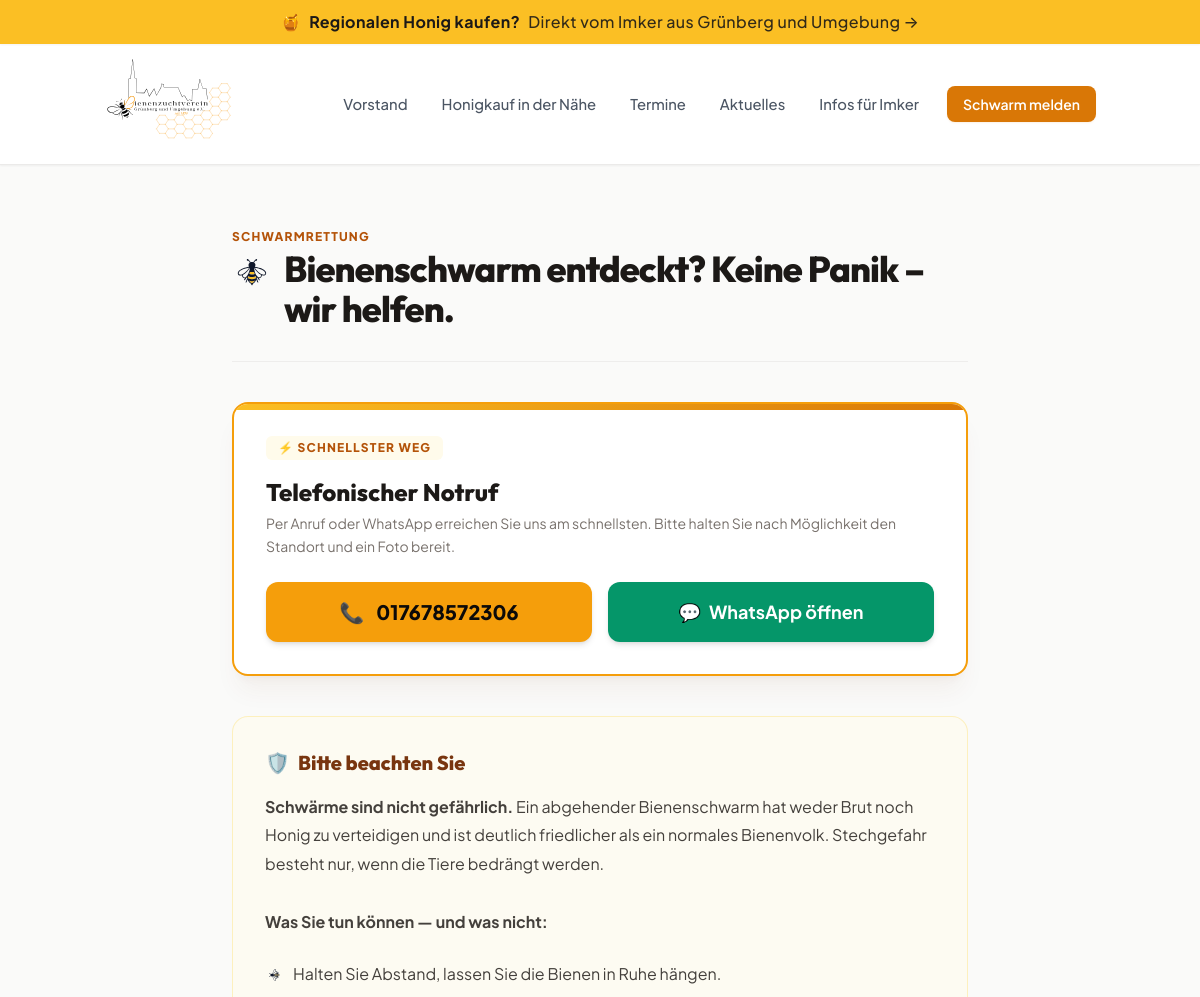
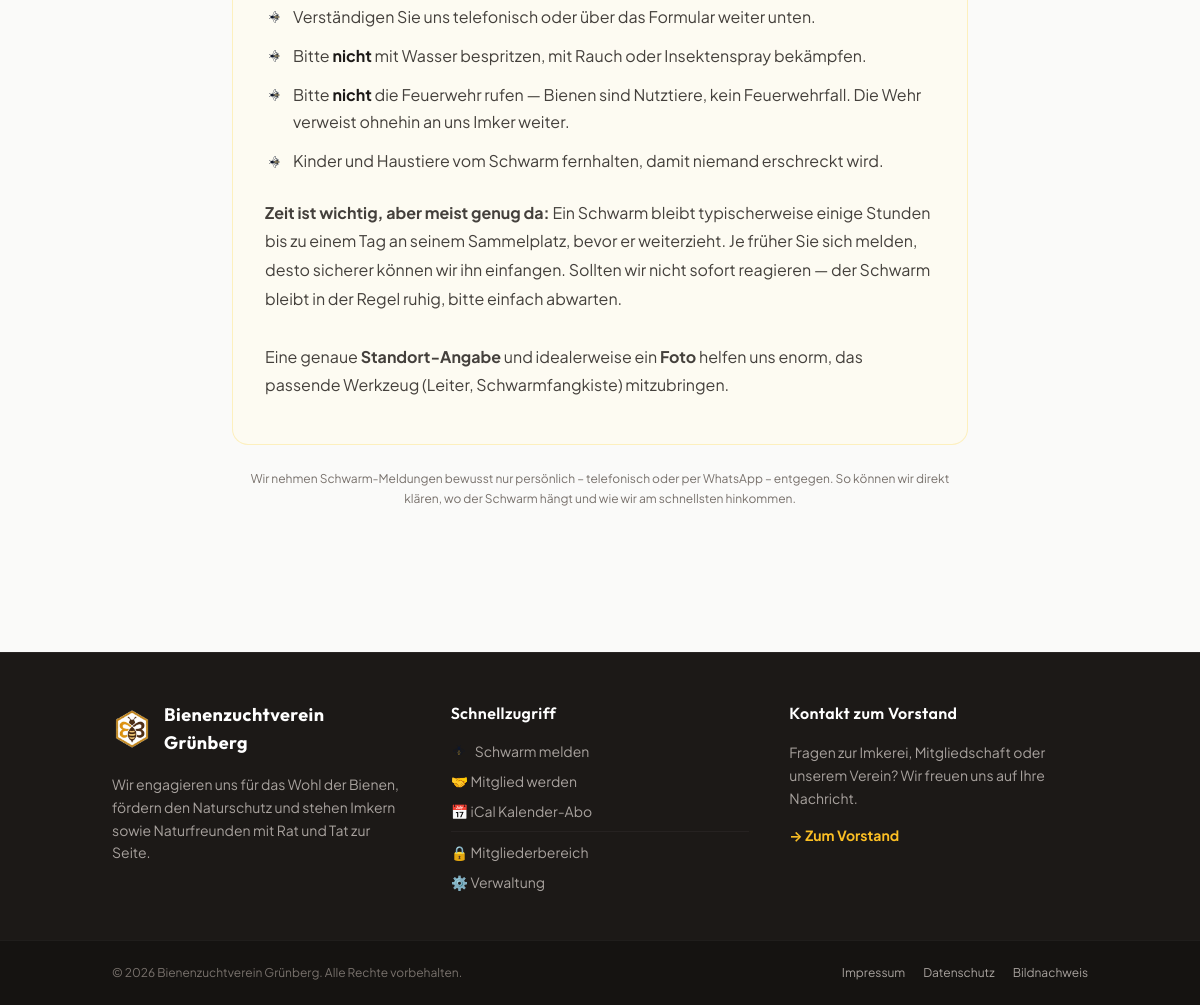
The page /schwarm.php on the database its author committed (2 pictures, top to bottom).
### tables this page shows
CREATE TABLE page_blocks (
    slug          VARCHAR(100) NOT NULL,
    title         VARCHAR(255) DEFAULT NULL,
    body          MEDIUMTEXT,
    updated_at    DATETIME NOT NULL DEFAULT CURRENT_TIMESTAMP ON UPDATE CURRENT_TIMESTAMP,
    updated_by    INT UNSIGNED DEFAULT NULL,
    PRIMARY KEY (slug)
);

### library/Helpers.php (called while the page is built, shortened)
<?php
function h(?string $s): string
{
    return htmlspecialchars((string)$s, ENT_QUOTES | ENT_SUBSTITUTE, 'UTF-8');
}
function clean_html(?string $html): string
{
    $allowed = '<p><br><strong><em><b><i><u><ul><ol><li><a><h1><h2><h3><h4><blockquote><div><del><pre><code>';
    $clean = strip_tags($html, $allowed);
    $clean = preg_replace_callback('/<a\s+([^>]*)>/i', static function ($m) {
        $attrs = $m[1];
        $href  = '';
        if (preg_match('/href\s*=\s*"([^"]*)"/i', $attrs, $hm)) $href = $hm[1];
        elseif (preg_match("/href\s*=\s*'([^']*)'/i", $attrs, $hm)) $href = $hm[1];
        if (!preg_match('#^(https?:|mailto:|tel:|/)#i', $href)) {
            return '';
        }
        $title  = '';
        if (preg_match('/title\s*=\s*"([^"]*)"/i', $attrs, $tm)) $title = $tm[1];
        $target = (preg_match('/target\s*=\s*"_blank"/i', $attrs)) ? ' target="_blank" rel="noopener noreferrer"' : '';
        return '<a href="' . h($href) . '"' . ($title ? ' title="' . h($title) . '"' : '') . $target . '>';
    }, $clean) ?? '';
    return $clean;
}
function nav_active(string $path, string $current): string
{
    return ($path === $current) ? ' aria-current="page" class="font-semibold text-amber-700"' : '';
}
function webcal_url(string $path = '/termine.ics'): string
{
    $host = $_SERVER['HTTP_HOST'] ?? 'bienenzuchtverein-gruenberg.de';
    return 'webcal://' . $host . $path;
}
function block(string $slug, string $default = ''): string
{
    static $cache = [];
    if (!array_key_exists($slug, $cache)) {
        try {
            $stmt = Database::pdo()->prepare("SELECT body FROM page_blocks WHERE slug = ?");
            $stmt->execute([$slug]);
            $cache[$slug] = $stmt->fetchColumn();
        } catch (Throwable $e) {
            $cache[$slug] = false;
        }
    }
    return $cache[$slug] !== false ? (string)$cache[$slug] : $default;
}
function block_html(string $slug, string $default = ''): string
{
    return clean_html(block($slug, $default));
}
function tel_to_e164(string $tel, string $defaultCountryCode = '49'): string
{
    $t = preg_replace('/[^0-9+]/', '', $tel) ?? '';
    if (str_starts_with($t, '0'))  return '+' . $defaultCountryCode . substr($t, 1);
    return '+' . $t;
}
function lib_autoload(string $class): void
{
    $file = __DIR__ . '/' . $class . '.php';
}

### library/Database.php (called while the page is built, shortened)
<?php
final class Database
{
    private static ?PDO $pdo = null;
    public static function pdo(): PDO
    {
        if (self::$pdo !== null) {
            return self::$pdo;
        }
        if (defined('DB_SOCKET') && DB_SOCKET) {
            $dsn = sprintf('mysql:unix_socket=%s;dbname=%s;charset=utf8mb4', DB_SOCKET, DB_NAME);
        } else {
            $dsn = sprintf('mysql:host=%s;port=%d;dbname=%s;charset=utf8mb4',
                DB_HOST, DB_PORT, DB_NAME);
        }
        self::$pdo = new PDO($dsn, DB_USER, DB_PASS, [
            PDO::ATTR_ERRMODE            => PDO::ERRMODE_EXCEPTION,
            PDO::ATTR_DEFAULT_FETCH_MODE => PDO::FETCH_ASSOC,
            PDO::ATTR_EMULATE_PREPARES   => false,
            (defined('Pdo\Mysql::ATTR_INIT_COMMAND') ? \Pdo\Mysql::ATTR_INIT_COMMAND : PDO::MYSQL_ATTR_INIT_COMMAND)
                => 'SET NAMES utf8mb4 COLLATE utf8mb4_unicode_ci',
        ]);
        return self::$pdo;
    }
}

### public/schwarm.php (the view, shortened to what this page needs)
<?php
Templates::header('Schwarm melden', '/schwarm.php');
?>
<section class="max-w-3xl mx-auto px-4 py-12 md:py-16">
  <div class="border-b border-stone-200/60 pb-6 mb-10">
    <div class="text-xs uppercase tracking-widest text-honey-700 font-extrabold mb-1" data-edit-resource="page_blocks" data-edit-id="schwarm.eyebrow">
      <?= h(block('schwarm.eyebrow', 'Schwarmrettung')) ?>
    </div>
    <h1 class="text-3xl md:text-4xl font-display font-extrabold text-stone-900 tracking-tight flex items-start gap-3" data-edit-resource="page_blocks" data-edit-id="schwarm.title">
      <img src="/assets/bee.svg" alt="" class="w-8 h-8 md:w-10 md:h-10 mt-1 shrink-0">
      <span><?= h(block('schwarm.title', 'Bienenschwarm entdeckt? Keine Panik – wir helfen.')) ?></span>
    </h1>
  </div>
  <div class="bg-white border-2 border-amber-500 rounded-2xl shadow-xl shadow-honey-900/5 p-6 md:p-8 relative overflow-hidden mb-10">
    <div class="absolute top-0 inset-x-0 h-1.5 bg-gradient-to-r from-amber-400 to-amber-600"></div>
    <div class="flex items-center gap-2 text-xs uppercase tracking-widest text-honey-700 font-extrabold bg-amber-50 px-3 py-1 rounded-md w-fit" data-edit-resource="page_blocks" data-edit-id="schwarm.kontakt.eyebrow">
      <?= h(block('schwarm.kontakt.eyebrow', '⚡ Schnellster Weg')) ?>
    </div>
    <h2 class="text-xl md:text-2xl font-display font-extrabold text-stone-900 mt-4" data-edit-resource="page_blocks" data-edit-id="schwarm.kontakt.title">
      <?= h(block('schwarm.kontakt.title', 'Telefonischer Notruf')) ?>
    </h2>
    <p class="text-stone-500 text-sm mt-1 leading-relaxed" data-edit-resource="page_blocks" data-edit-id="schwarm.kontakt.body">
      <?= h(block('schwarm.kontakt.body', 'Per Anruf oder WhatsApp erreichen Sie uns am schnellsten. Bitte halten Sie nach Möglichkeit den Standort und ein Foto bereit.')) ?>
    </p>
    <?php
      $sTel  = block('contact.schwarm.tel', SCHWARM_TEL);
      $sE164 = tel_to_e164($sTel);
    ?>
    <div class="mt-6 flex flex-col sm:flex-row gap-4 items-stretch sm:items-center">
      <a href="tel:<?= h($sE164) ?>"
         class="flex-1 flex items-center justify-center gap-3 bg-amber-500 hover:bg-amber-600 text-stone-950 font-extrabold py-4 px-6 rounded-xl text-xl shadow-md transition-all active:scale-98">
        <span>📞</span> <?= h($sTel) ?>
      </a>
      <a href="https://wa.me/<?= h(ltrim($sE164, '+')) ?>"
         target="_blank" rel="noopener"
         class="flex-1 flex items-center justify-center gap-2 bg-emerald-600 hover:bg-emerald-700 text-white font-bold py-4 px-6 rounded-xl text-lg shadow-md transition-all active:scale-98">
        <span>💬</span> WhatsApp öffnen
      </a>
    </div>
  </div>
  <div class="bg-amber-50/50 border border-amber-200/50 rounded-2xl p-6 md:p-8 mb-6">
    <h2 class="text-xl font-display font-extrabold text-honey-900 flex items-center gap-2" data-edit-resource="page_blocks" data-edit-id="schwarm.calm.title">
      <span>🛡️</span> <?= h(block('schwarm.calm.title', 'Bitte beachten Sie')) ?>
    </h2>
    <div class="prose-bzv mt-4 text-sm md:text-base [&>p]:my-3" data-edit-resource="page_blocks" data-edit-id="schwarm.calm.body">
      <?= block_html('schwarm.calm.body', '') ?>
    </div>
  </div>
  <p class="text-xs text-stone-500 text-center leading-relaxed" data-edit-resource="page_blocks" data-edit-id="schwarm.no_form_note">
    <?= h(block('schwarm.no_form_note',
        'Wir nehmen Schwarm-Meldungen bewusst nur persönlich – telefonisch oder per WhatsApp – entgegen. So können wir direkt klären, wo der Schwarm hängt und wie wir am schnellsten hinkommen.')) ?>
  </p>
</section>
<?php Templates::footer(); ?>

### library/Templates.php (shortened to what this page needs)
<?php
final class Templates
{
    public static function header(string $pageTitle = '', string $currentPath = '/'): void
    {
        ?>
<!DOCTYPE html>
<html lang="de" class="scroll-smooth">
<head>
    <script src="https://cdn.tailwindcss.com"></script>
</head>
<body class="min-h-screen bg-stone-50 text-stone-900 font-sans flex flex-col antialiased">
<a href="/imker.php" class="relative block bg-gradient-to-r from-amber-400 via-honey-400 to-amber-400 text-stone-900 text-center py-2.5 px-4 font-bold tracking-wide shadow-sm hover:brightness-105 transition duration-150 z-50">
  <div class="max-w-5xl mx-auto flex items-center justify-center gap-2 text-sm sm:text-base">
    <span class="text-base">🍯</span>
    <span data-edit-resource="page_blocks" data-edit-id="banner.honig.text">
      <?= h(block('banner.honig.text', 'Regionalen Honig kaufen?')) ?>
    </span>
    <span class="hidden sm:inline font-medium text-stone-900/90" data-edit-resource="page_blocks" data-edit-id="banner.honig.suffix">
      <?= h(block('banner.honig.suffix', 'Direkt vom Imker aus Grünberg und Umgebung →')) ?>
    </span>
  </div>
</a>
<header class="sticky top-0 bg-white/90 backdrop-blur-md border-b border-stone-200/80 shadow-sm z-40 transition-all duration-300">
  <div class="max-w-5xl mx-auto px-4 py-3 flex items-center justify-between">
    <a href="/" class="flex items-center group" aria-label="Zur Startseite">
      <img src="/assets/logo.svg" alt="<?= h(SITE_NAME) ?>"
           class="h-20 md:h-24 w-auto group-hover:scale-[1.02] transition-transform duration-200"
           width="1836" height="1336">
    </a>
    <nav class="hidden md:flex items-center gap-1.5">
      <a href="/vorstand.php"<?= nav_active('/vorstand.php', $currentPath) ?>>Vorstand</a>
      <a href="/imker.php"<?= nav_active('/imker.php', $currentPath) ?>>Honigkauf in der Nähe</a>
      <a href="/termine.php"<?= nav_active('/termine.php', $currentPath) ?>>Termine</a>
      <a href="/aktuelles.php"<?= nav_active('/aktuelles.php', $currentPath) ?>>Aktuelles</a>
      <a href="/infos.php"<?= nav_active('/infos.php', $currentPath) ?>>Infos für Imker</a>
      <a href="/schwarm.php" class="ml-2 bg-amber-600 hover:bg-amber-700 text-white font-semibold px-4 py-2 rounded-lg text-sm transition-all shadow-sm hover:shadow shadow-amber-600/10">Schwarm melden</a>
    </nav>
  </div>
</header>
<main class="flex-1">
<?php
    }
    public static function footer(): void
    {
        ?>
</main>
<footer class="mt-20 bg-stone-900 border-t border-stone-800 text-stone-400 text-sm">
  <div class="max-w-5xl mx-auto px-6 py-12 grid sm:grid-cols-3 gap-10">
    <div class="space-y-4">
      <div class="flex items-center gap-3">
        <img src="/assets/favicon.png" alt="" class="w-10 h-10 object-contain shrink-0" width="256" height="256">
        <span class="font-display font-bold text-white text-lg tracking-wide"><?= h(SITE_NAME) ?></span>
      </div>
      <p class="text-stone-400 leading-relaxed max-w-xs">
        Wir engagieren uns für das Wohl der Bienen, fördern den Naturschutz und stehen Imkern sowie Naturfreunden mit Rat und Tat zur Seite.
      </p>
    </div>
    <div>
      <div class="font-display font-semibold text-white text-base tracking-wide mb-4" data-edit-resource="page_blocks" data-edit-id="footer.quicklinks.title">
        <?= h(block('footer.quicklinks.title', 'Schnellzugriff')) ?>
      </div>
      <ul class="space-y-2.5">
        <li><a href="/schwarm.php" class="hover:text-amber-400 transition-colors flex items-center gap-2"><img src="/assets/bee.svg" alt="" class="w-4 h-4">Schwarm melden</a></li>
        <li><a href="/mitglied-werden.php" class="hover:text-amber-400 transition-colors flex items-center gap-2">🤝 Mitglied werden</a></li>
        <li><a href="<?= h(webcal_url('/termine.ics')) ?>" class="hover:text-amber-400 transition-colors flex items-center gap-2">📅 iCal Kalender-Abo</a></li>
        <li><a href="/mitglieder/" class="hover:text-amber-400 transition-colors flex items-center gap-2 border-t border-stone-800/80 pt-2.5 mt-2">🔒 Mitgliederbereich</a></li>
        <li><a href="/admin/login.php" class="hover:text-amber-400 transition-colors flex items-center gap-2">⚙️ Verwaltung</a></li>
      </ul>
    </div>
    <div class="space-y-4">
      <div class="font-display font-semibold text-white text-base tracking-wide" data-edit-resource="page_blocks" data-edit-id="footer.kontakt.title">
        <?= h(block('footer.kontakt.title', 'Kontakt zum Vorstand')) ?>
      </div>
      <p class="text-stone-400 leading-relaxed" data-edit-resource="page_blocks" data-edit-id="footer.kontakt.body">
        <?= h(block('footer.kontakt.body', 'Fragen zur Imkerei, Mitgliedschaft oder unserem Verein? Wir freuen uns auf Ihre Nachricht.')) ?>
      </p>
      <a href="/vorstand.php" class="inline-flex items-center gap-2 text-amber-400 hover:text-amber-300 font-bold transition-colors">
        → Zum Vorstand
      </a>
    </div>
  </div>
  <div class="border-t border-stone-800/60 bg-stone-950/40">
    <div class="max-w-5xl mx-auto px-6 py-6 flex flex-col sm:flex-row items-center justify-between gap-4 text-xs">
      <span class="text-stone-500">© <?= date('Y') ?> <?= h(SITE_NAME) ?>. Alle Rechte vorbehalten.</span>
      <span class="space-x-4">
        <a href="/impressum.php" class="hover:text-white transition-colors">Impressum</a>
        <a href="/datenschutz.php" class="hover:text-white transition-colors">Datenschutz</a>
        <a href="/bildnachweis.php" class="hover:text-white transition-colors">Bildnachweis</a>
      </span>
    </div>
  </div>
</footer>
</body>
</html>
<?php
    }
}

### library/Templates.php (style rules this page uses)
body { text-rendering: optimizeLegibility; -webkit-font-smoothing: antialiased; }
header nav a { color: #4b5563; padding: 0.5rem 0.875rem; border-radius: 0.5rem; transition: all 0.2s cubic-bezier(0.4, 0, 0.2, 1); font-weight: 500; font-size: 0.925rem; display: inline-flex; align-items: center; gap: 0.25rem; }
.prose-bzv { font-size: 1.0625rem; line-height: 1.8; color: #44403c; }
@media (min-width: 768px) { .prose-bzv { font-size: 1.125rem; } }
.prose-bzv p, .prose-bzv > div { margin: 0 0 1em; line-height: 1.8; color: #44403c; }
.prose-bzv p + p, .prose-bzv > div + div, .prose-bzv p + div, .prose-bzv > div + p { margin-top: 1.8em; }
.prose-bzv ul { list-style: none; padding-left: 1.75rem; margin: 1.5rem 0; }
.prose-bzv ul li { position: relative; margin: 0.75rem 0; line-height: 1.7; color: #44403c; }
.prose-bzv ul li::before { content: ""; position: absolute; left: -1.6rem; top: 0.4rem; width: 1rem; height: 1rem; background-image: url('/assets/bee.svg'); background-size: contain; background-repeat: no-repeat; background-position: center; transform: rotate(-90deg); }
.prose-bzv li strong { color: #1c1917; }

### rows shown on the page
page_blocks: body "Regionalen Honig kaufen?"
page_blocks: body "Direkt vom Imker aus Grünberg und Umgebung →"
page_blocks: body "⚡ SCHNELLSTER WEG"
page_blocks: body "Telefonischer Notruf"
page_blocks: body "Per Anruf oder WhatsApp erreichen Sie uns am schnellsten. Bitte halten Sie nach Möglichkeit den Standort und ein Foto bereit."
page_blocks: body "Bitte beachten Sie"
page_blocks: body "Schwärme sind nicht gefährlich. Ein abgehender Bienenschwarm hat weder Brut noch Honig zu verteidigen und ist deutlich friedlicher als ein normales Bienenvolk. Stechgefahr besteht nur, wenn die Tiere bedrängt werden. Was Sie tun können — und was nicht: Halten Sie Abstand, lassen Sie die Bienen in Ruhe hängen. Verständigen Sie uns telefonisch oder über das Formular weiter unten. Bitte nicht mit Wasser bespritzen, mit Rauch oder Insektenspray bekämpfen. Bitte nicht die Feuerwehr rufen — Bienen sind Nutztiere, kein Feuerwehrfall. Die Wehr verweist ohnehin an uns Imker weiter. Kinder und Haustiere vom Schwarm fernhalten, damit niemand erschreckt wird. Zeit ist wichtig, aber meist genug da: Ein…"
page_blocks: body "Wir nehmen Schwarm-Meldungen bewusst nur persönlich – telefonisch oder per WhatsApp – entgegen. So können wir direkt klären, wo der Schwarm hängt und wie wir am schnellsten hinkommen."
page_blocks: body "Schnellzugriff"
page_blocks: body "Kontakt zum Vorstand"
page_blocks: body "Fragen zur Imkerei, Mitgliedschaft oder unserem Verein? Wir freuen uns auf Ihre Nachricht."

### other values the page prints
block('schwarm.eyebrow', 'Schwarmrettung') "SCHWARMRETTUNG"
$sTel "017678572306"
SITE_NAME "Bienenzuchtverein Grünberg"
